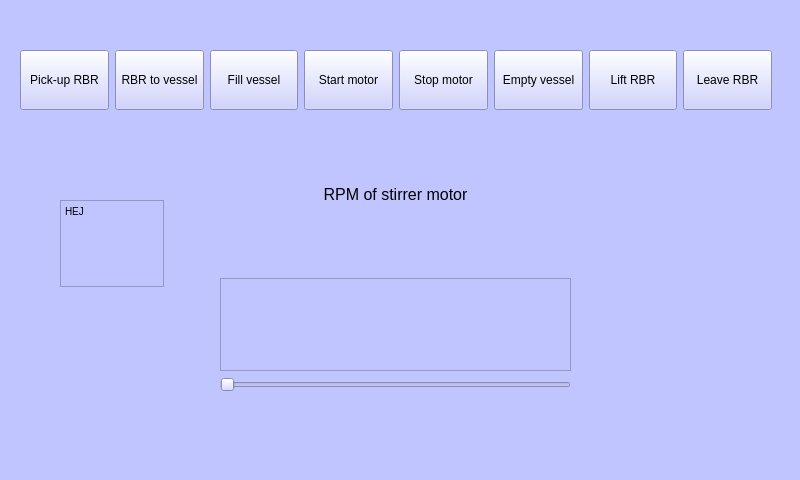
<?xml version="1.0" encoding="UTF-8"?>
<ui version="4.0">
 <class>MainWindow</class>
 <widget class="QMainWindow" name="MainWindow">
  <property name="enabled">
   <bool>true</bool>
  </property>
  <property name="geometry">
   <rect>
    <x>0</x>
    <y>0</y>
    <width>800</width>
    <height>480</height>
   </rect>
  </property>
  <property name="windowTitle">
   <string>MainWindow</string>
  </property>
  <property name="styleSheet">
   <string notr="true">background-color: rgb(193, 197, 255);</string>
  </property>
  <widget class="QWidget" name="centralwidget">
   <widget class="QWidget" name="horizontalLayoutWidget">
    <property name="geometry">
     <rect>
      <x>20</x>
      <y>30</y>
      <width>752</width>
      <height>101</height>
     </rect>
    </property>
    <layout class="QHBoxLayout" name="horizontalLayout">
     <item>
      <widget class="QPushButton" name="pickUp">
       <property name="minimumSize">
        <size>
         <width>30</width>
         <height>60</height>
        </size>
       </property>
       <property name="text">
        <string>Pick-up RBR</string>
       </property>
      </widget>
     </item>
     <item>
      <widget class="QPushButton" name="rbrToVessel">
       <property name="minimumSize">
        <size>
         <width>30</width>
         <height>60</height>
        </size>
       </property>
       <property name="text">
        <string>RBR to vessel</string>
       </property>
      </widget>
     </item>
     <item>
      <widget class="QPushButton" name="fillVessel">
       <property name="minimumSize">
        <size>
         <width>30</width>
         <height>60</height>
        </size>
       </property>
       <property name="text">
        <string>Fill vessel</string>
       </property>
      </widget>
     </item>
     <item>
      <widget class="QPushButton" name="startMotor">
       <property name="minimumSize">
        <size>
         <width>30</width>
         <height>60</height>
        </size>
       </property>
       <property name="text">
        <string>Start motor</string>
       </property>
      </widget>
     </item>
     <item>
      <widget class="QPushButton" name="stopMotor">
       <property name="minimumSize">
        <size>
         <width>30</width>
         <height>60</height>
        </size>
       </property>
       <property name="text">
        <string>Stop motor</string>
       </property>
      </widget>
     </item>
     <item>
      <widget class="QPushButton" name="emptyVessel">
       <property name="minimumSize">
        <size>
         <width>30</width>
         <height>60</height>
        </size>
       </property>
       <property name="text">
        <string>Empty vessel</string>
       </property>
      </widget>
     </item>
     <item>
      <widget class="QPushButton" name="liftRbr">
       <property name="minimumSize">
        <size>
         <width>30</width>
         <height>60</height>
        </size>
       </property>
       <property name="text">
        <string>Lift RBR</string>
       </property>
      </widget>
     </item>
     <item>
      <widget class="QPushButton" name="leaveRbr">
       <property name="minimumSize">
        <size>
         <width>30</width>
         <height>60</height>
        </size>
       </property>
       <property name="text">
        <string>Leave RBR</string>
       </property>
      </widget>
     </item>
    </layout>
   </widget>
   <widget class="QWidget" name="verticalLayoutWidget">
    <property name="geometry">
     <rect>
      <x>220</x>
      <y>180</y>
      <width>351</width>
      <height>212</height>
     </rect>
    </property>
    <layout class="QVBoxLayout" name="verticalLayout">
     <item>
      <widget class="QTextEdit" name="textEdit">
       <property name="styleSheet">
        <string notr="true">background-color: rgba(255, 255, 255,0);</string>
       </property>
       <property name="verticalScrollBarPolicy">
        <enum>Qt::ScrollBarAlwaysOff</enum>
       </property>
       <property name="readOnly">
        <bool>true</bool>
       </property>
       <property name="html">
        <string>&lt;!DOCTYPE HTML PUBLIC &quot;-//W3C//DTD HTML 4.0//EN&quot; &quot;http://www.w3.org/TR/REC-html40/strict.dtd&quot;&gt;
&lt;html&gt;&lt;head&gt;&lt;meta name=&quot;qrichtext&quot; content=&quot;1&quot; /&gt;&lt;style type=&quot;text/css&quot;&gt;
p, li { white-space: pre-wrap; }
&lt;/style&gt;&lt;/head&gt;&lt;body style=&quot; font-family:'MS Shell Dlg 2'; font-size:7.8pt; font-weight:400; font-style:normal;&quot;&gt;
&lt;p align=&quot;center&quot; style=&quot; margin-top:0px; margin-bottom:0px; margin-left:0px; margin-right:0px; -qt-block-indent:0; text-indent:0px;&quot;&gt;&lt;span style=&quot; font-size:12pt;&quot;&gt;RPM of stirrer motor&lt;/span&gt;&lt;/p&gt;
&lt;p align=&quot;center&quot; style=&quot;-qt-paragraph-type:empty; margin-top:0px; margin-bottom:0px; margin-left:0px; margin-right:0px; -qt-block-indent:0; text-indent:0px;&quot;&gt;&lt;br /&gt;&lt;/p&gt;&lt;/body&gt;&lt;/html&gt;</string>
       </property>
      </widget>
     </item>
     <item>
      <widget class="QTextEdit" name="dispStirrerSpeed">
       <property name="styleSheet">
        <string notr="true">font: 20pt &quot;MS Shell Dlg 2&quot;;</string>
       </property>
       <property name="verticalScrollBarPolicy">
        <enum>Qt::ScrollBarAlwaysOff</enum>
       </property>
       <property name="readOnly">
        <bool>true</bool>
       </property>
       <property name="html">
        <string>&lt;!DOCTYPE HTML PUBLIC &quot;-//W3C//DTD HTML 4.0//EN&quot; &quot;http://www.w3.org/TR/REC-html40/strict.dtd&quot;&gt;
&lt;html&gt;&lt;head&gt;&lt;meta name=&quot;qrichtext&quot; content=&quot;1&quot; /&gt;&lt;style type=&quot;text/css&quot;&gt;
p, li { white-space: pre-wrap; }
&lt;/style&gt;&lt;/head&gt;&lt;body style=&quot; font-family:'MS Shell Dlg 2'; font-size:20pt; font-weight:400; font-style:normal;&quot;&gt;
&lt;p style=&quot;-qt-paragraph-type:empty; margin-top:0px; margin-bottom:0px; margin-left:0px; margin-right:0px; -qt-block-indent:0; text-indent:0px;&quot;&gt;&lt;br /&gt;&lt;/p&gt;&lt;/body&gt;&lt;/html&gt;</string>
       </property>
      </widget>
     </item>
     <item>
      <widget class="QSlider" name="stirrerSpeed">
       <property name="minimum">
        <number>50</number>
       </property>
       <property name="maximum">
        <number>1000</number>
       </property>
       <property name="singleStep">
        <number>10</number>
       </property>
       <property name="sliderPosition">
        <number>50</number>
       </property>
       <property name="orientation">
        <enum>Qt::Horizontal</enum>
       </property>
      </widget>
     </item>
    </layout>
   </widget>
   <widget class="QTextEdit" name="textEdit_2">
    <property name="geometry">
     <rect>
      <x>60</x>
      <y>200</y>
      <width>104</width>
      <height>87</height>
     </rect>
    </property>
    <property name="html">
     <string>&lt;!DOCTYPE HTML PUBLIC &quot;-//W3C//DTD HTML 4.0//EN&quot; &quot;http://www.w3.org/TR/REC-html40/strict.dtd&quot;&gt;
&lt;html&gt;&lt;head&gt;&lt;meta name=&quot;qrichtext&quot; content=&quot;1&quot; /&gt;&lt;style type=&quot;text/css&quot;&gt;
p, li { white-space: pre-wrap; }
&lt;/style&gt;&lt;/head&gt;&lt;body style=&quot; font-family:'MS Shell Dlg 2'; font-size:7.8pt; font-weight:400; font-style:normal;&quot;&gt;
&lt;p style=&quot; margin-top:0px; margin-bottom:0px; margin-left:0px; margin-right:0px; -qt-block-indent:0; text-indent:0px;&quot;&gt;HEJ&lt;/p&gt;&lt;/body&gt;&lt;/html&gt;</string>
    </property>
   </widget>
  </widget>
  <widget class="QMenuBar" name="menubar">
   <property name="geometry">
    <rect>
     <x>0</x>
     <y>0</y>
     <width>800</width>
     <height>26</height>
    </rect>
   </property>
  </widget>
  <widget class="QStatusBar" name="statusbar"/>
 </widget>
 <resources/>
 <connections>
  <connection>
   <sender>stirrerSpeed</sender>
   <signal>valueChanged(int)</signal>
   <receiver>dispStirrerSpeed</receiver>
   <slot>update()</slot>
   <hints>
    <hint type="sourcelabel">
     <x>395</x>
     <y>354</y>
    </hint>
    <hint type="destinationlabel">
     <x>395</x>
     <y>311</y>
    </hint>
   </hints>
  </connection>
 </connections>
</ui>
